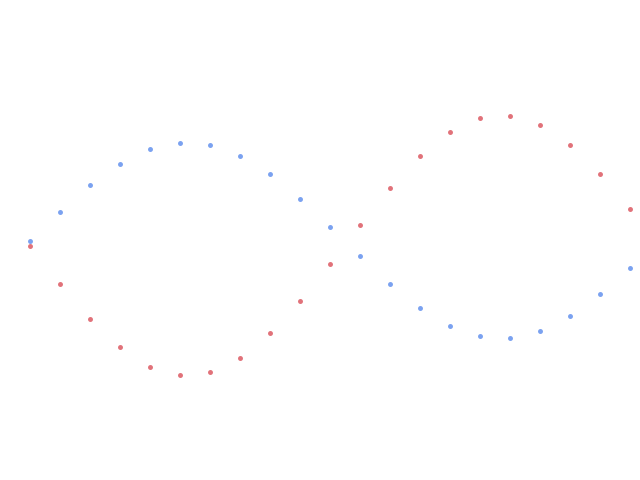
Frame 1 (no input)
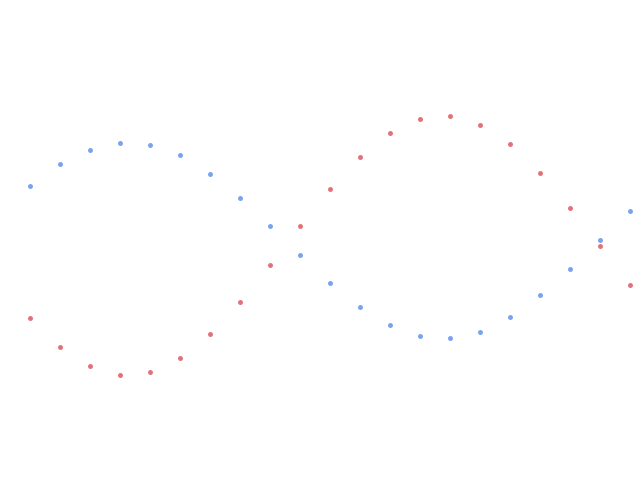
Frame 60 (the mouse pressed at the canvas centre just before this capture)
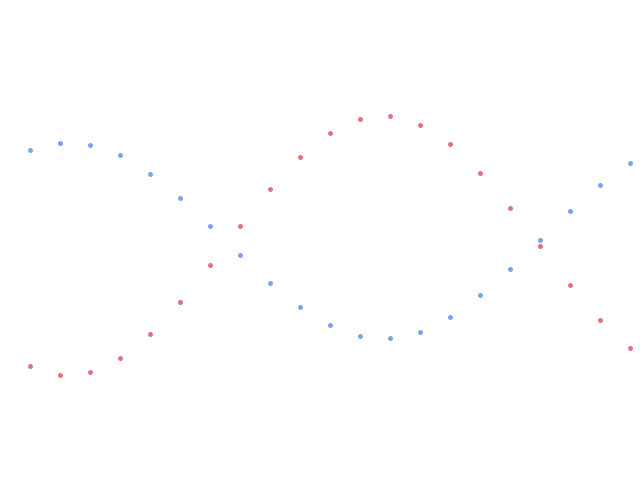
Frame 120 (the mouse held since frame 60 and released just before this capture)

The Processing sketch that drew these frames (run headless with seeded random() and noise(); from frame 60 on, the mouse is pressed at the canvas centre):

// Processing sketch: trig
// ── trig.pde
int frame = 0;
float multiplier = 0.002;
int numberOfPoints = 320;
int distance = 30;

void setup()
{
	size(640, 480);
	strokeWeight(5);
}

void draw()
{
	background(255);

	//Draw animated point
	stroke (123,162,240);
	for (int i = 0; i < width; i+= distance) {
		point(distance + i, 241 + sin((frame + i) * -0.01) * 98);	
	}

stroke (225,114,122);
for (int i = 0; i < width; i+= distance) {
    point(distance + i, 246 + sin((frame + i) * 0.01) * 130);
}
	frame++;
}
